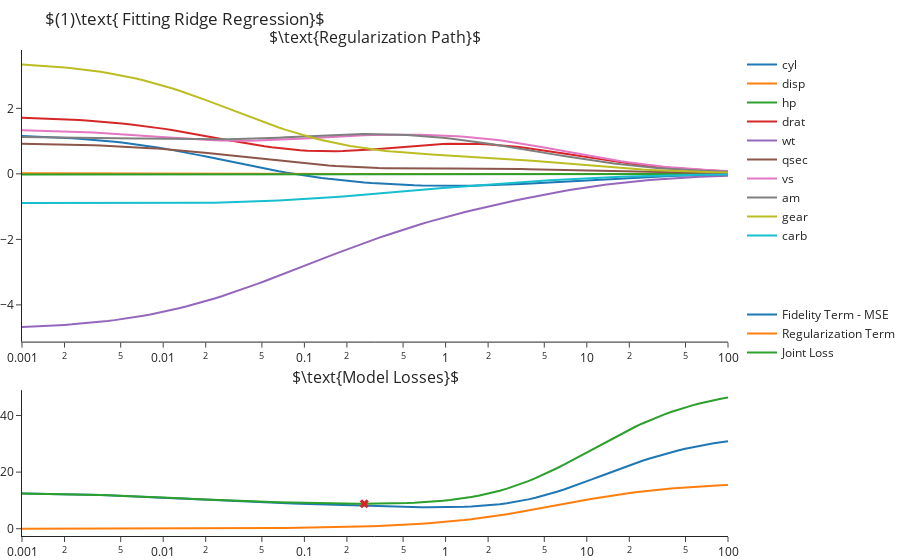

The cell this chart's notebook holds for it:
### Code cell
coefs, losses = regressors["Ridge"].values()


fig = make_subplots(rows=2, cols=1, subplot_titles=[r'$\text{Regularization Path}$', r'$\text{Model Losses}$'], 
                    row_heights=[400,200], vertical_spacing=.1)

# Plot the regularization path for each feature
for i, col in enumerate(X_train.columns):
    fig.add_trace(go.Scatter(x=lambdas, y=coefs.loc[:, col], mode='lines', name=col, legendgroup="1"))


# Plot the losses graph and mark lambda with lowest loss
lam = np.argmin(losses.loc[:, 'loss'])
fig.add_traces([go.Scatter(x=lambdas, y=losses.loc[:, 'mse'], mode='lines', name="Fidelity Term - MSE", legendgroup="2"),
                go.Scatter(x=lambdas, y=losses.loc[:, 'reg'], mode='lines', name="Regularization Term", legendgroup="2"),
                go.Scatter(x=lambdas, y=losses.loc[:, 'loss'], mode='lines', name="Joint Loss", legendgroup="2"),
                go.Scatter(x=[lambdas[lam]], y=[losses.loc[:, 'loss'].values[lam]], mode='markers', showlegend=False,
                           marker=dict(size=8, symbol="x"), hovertemplate="Lambda: %{x}<extra></extra>")], 2, 1)

fig.update_layout(hovermode='x unified', margin=dict(t=50), 
                  legend=dict(tracegroupgap = 60),
                  title=r"$(1)\text{ Fitting Ridge Regression}$")\
   .update_xaxes(type="log")
